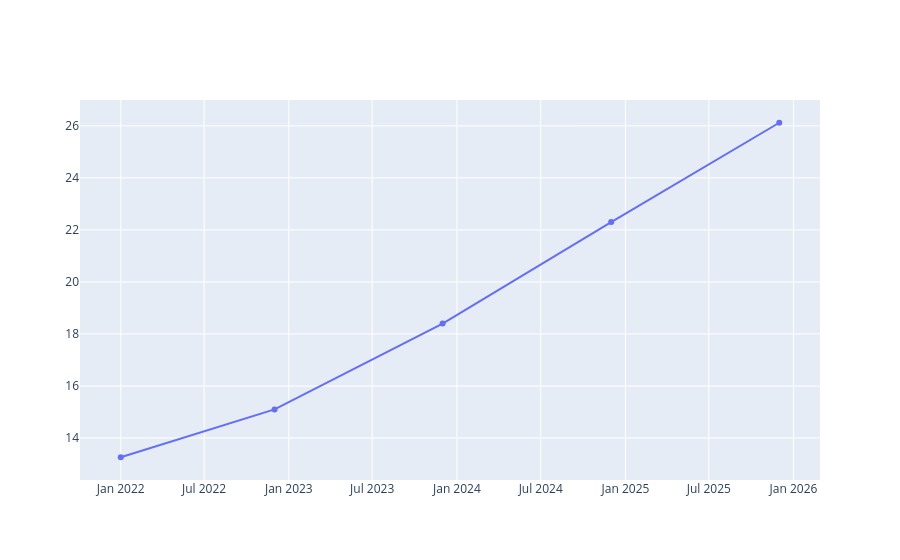

The notebook cell saved with this chart:
### Code cell
# Create chart

fig = go.Figure()

fig.add_trace(
    go.Scatter(
        x=folio_df["month"],
        y=folio_df["folio_count_cr"],
        mode="lines+markers",
        name="Folio Count"
    )
)

### Figure 1 — Plotly figure (JSON) as saved in the notebook; plotly's stock layout.template omitted (floating-point values rounded to 4 significant figures)
{"data": [{"mode": "lines+markers", "name": "Folio Count", "type": "scatter", "x": ["2022-01-01T00:00:00.000000000", "2022-12-01T00:00:00.000000000", "2023-12-01T00:00:00.000000000", "2024-12-01T00:00:00.000000000", "2025-12-01T00:00:00.000000000"], "y": [13.26, 15.1, 18.4, 22.3, 26.12]}], "layout": {}}
